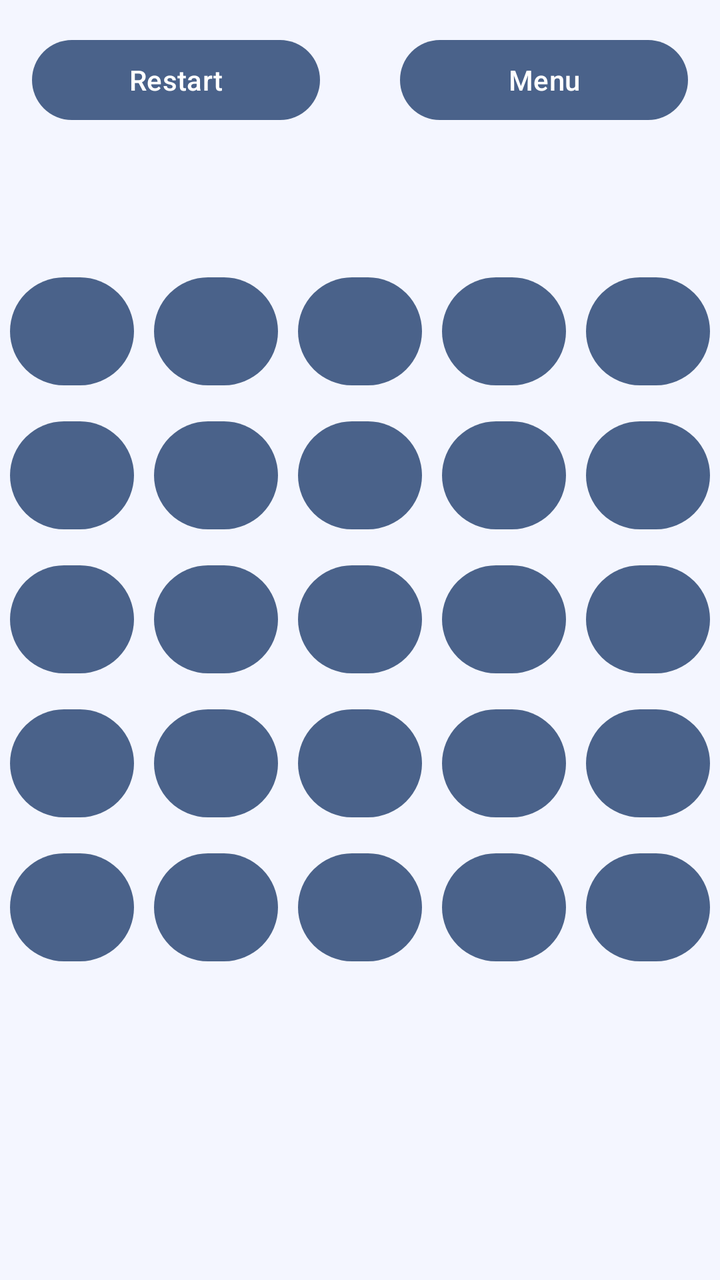
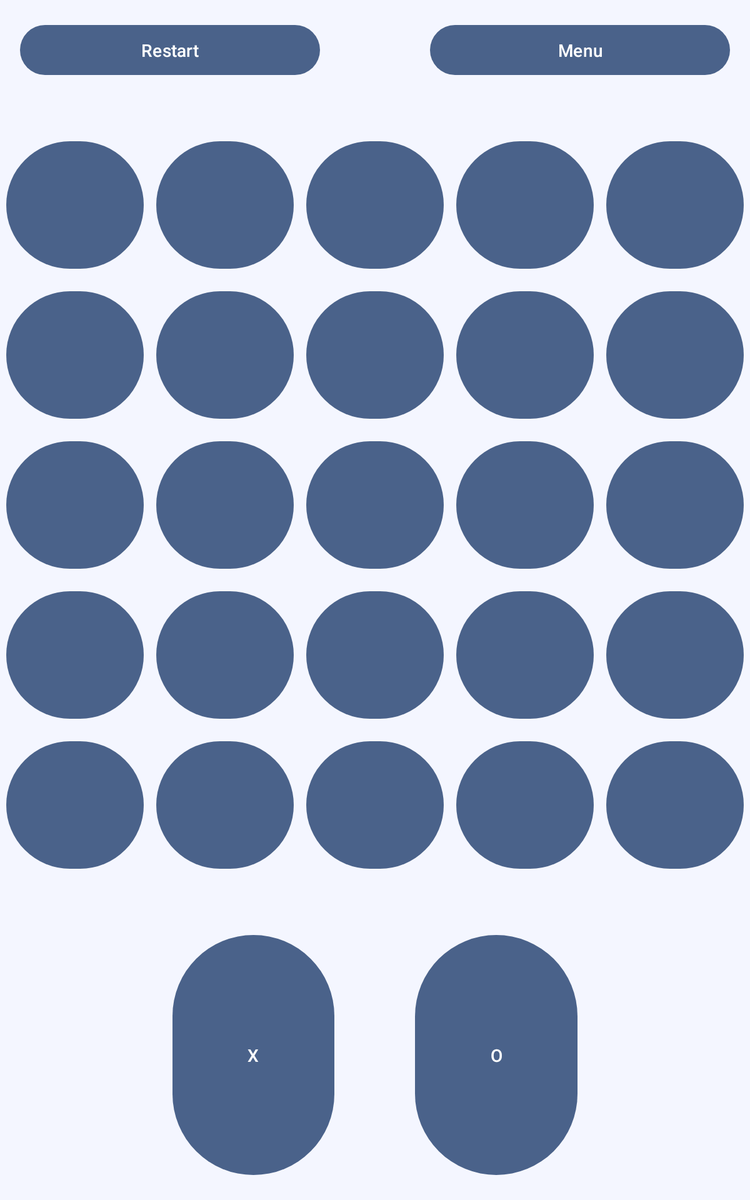

Two renders of one Android screen. The first uses the default layout on a phone; the second uses the alternative layout the repository ships for a different screen configuration, on a matching device. The two XML files are below.
<!-- AndroidManifest.xml: application theme Theme.Tictactwo -->
<!-- res/layout/activity_main.xml -->
<?xml version="1.0" encoding="utf-8"?>
<androidx.constraintlayout.widget.ConstraintLayout xmlns:android="http://schemas.android.com/apk/res/android"
    xmlns:app="http://schemas.android.com/apk/res-auto"
    xmlns:tools="http://schemas.android.com/tools"
    android:id="@+id/main"
    android:layout_width="match_parent"
    android:layout_height="match_parent"
    tools:context=".MainActivity">

    <Button
        android:id="@+id/restartButton"
        android:layout_width="0dp"
        android:layout_height="wrap_content"
        android:text="Restart"
        app:layout_constraintWidth_percent="0.4"
        app:layout_constraintTop_toTopOf="parent"
        app:layout_constraintStart_toStartOf="parent"
        android:layout_margin="16dp" />

    <Button
        android:id="@+id/menuButton"
        android:layout_width="0dp"
        android:layout_height="wrap_content"
        android:text="Menu"
        app:layout_constraintWidth_percent="0.4"
        app:layout_constraintTop_toTopOf="parent"
        app:layout_constraintEnd_toEndOf="parent"
        android:layout_margin="16dp"/>

    <GridLayout
        android:id="@+id/gridLayout"
        android:layout_width="0dp"
        android:layout_height="0dp"
        android:rowCount="5"
        android:columnCount="5"
        app:layout_constraintDimensionRatio="1:1"
        app:layout_constraintTop_toBottomOf="@+id/restartButton"
        app:layout_constraintStart_toStartOf="parent"
        app:layout_constraintEnd_toEndOf="parent"
        app:layout_constraintBottom_toTopOf="@+id/iconContainer"
        android:layout_marginTop="16dp"
        android:layout_marginBottom="16dp">

        
        <Button
            android:id="@+id/game_button1"
            android:layout_width="0dp"
            android:layout_height="0dp"
            android:layout_row="0"
            android:layout_rowWeight="1"
            android:layout_column="0"
            android:layout_gravity="fill"
            android:layout_margin="5dp"
            android:tag="1"
            android:text="" />

        <Button
            android:id="@+id/game_button2"
            android:layout_width="0dp"
            android:layout_height="0dp"
            android:layout_row="0"
            android:layout_rowWeight="1"
            android:layout_column="1"
            android:layout_columnWeight="1"
            android:layout_gravity="fill"
            android:layout_margin="5dp"
            android:tag="2"
            android:text="" />

        <Button
            android:id="@+id/game_button3"
            android:layout_width="0dp"
            android:layout_height="0dp"
            android:layout_row="0"
            android:layout_rowWeight="1"
            android:layout_column="2"
            android:layout_columnWeight="1"
            android:layout_gravity="fill"
            android:layout_margin="5dp"
            android:tag="3"
            android:text="" />

        <Button
            android:id="@+id/game_button4"
            android:layout_width="0dp"
            android:layout_height="0dp"
            android:layout_row="0"
            android:layout_rowWeight="1"
            android:layout_column="3"
            android:layout_columnWeight="1"
            android:layout_gravity="fill"
            android:layout_margin="5dp"
            android:tag="4"
            android:text="" />

        <Button
            android:id="@+id/game_button5"
            android:layout_width="0dp"
            android:layout_height="0dp"
            android:layout_row="0"
            android:layout_rowWeight="1"
            android:layout_column="4"
            android:layout_columnWeight="1"
            android:layout_gravity="fill"
            android:layout_margin="5dp"
            android:tag="5"
            android:text="" />

        
        <Button
            android:id="@+id/game_button6"
            android:layout_width="0dp"
            android:layout_height="0dp"
            android:layout_row="1"
            android:layout_rowWeight="1"
            android:layout_column="0"
            android:layout_columnWeight="1"
            android:layout_gravity="fill"
            android:layout_margin="5dp"
            android:tag="6"
            android:text="" />

        <Button
            android:id="@+id/game_button7"
            android:layout_width="0dp"
            android:layout_height="0dp"
            android:layout_row="1"
            android:layout_rowWeight="1"
            android:layout_column="1"
            android:layout_columnWeight="1"
            android:layout_gravity="fill"
            android:layout_margin="5dp"
            android:tag="7"
            android:text="" />

        <Button
            android:id="@+id/game_button8"
            android:layout_width="0dp"
            android:layout_height="0dp"
            android:layout_row="1"
            android:layout_rowWeight="1"
            android:layout_column="2"
            android:layout_columnWeight="1"
            android:layout_gravity="fill"
            android:layout_margin="5dp"
            android:tag="8"
            android:text="" />

        <Button
            android:id="@+id/game_button9"
            android:layout_width="0dp"
            android:layout_height="0dp"
            android:layout_row="1"
            android:layout_rowWeight="1"
            android:layout_column="3"
            android:layout_columnWeight="1"
            android:layout_gravity="fill"
            android:layout_margin="5dp"
            android:tag="9"
            android:text="" />

        <Button
            android:id="@+id/game_button10"
            android:layout_width="0dp"
            android:layout_height="0dp"
            android:layout_row="1"
            android:layout_rowWeight="1"
            android:layout_column="4"
            android:layout_columnWeight="1"
            android:layout_gravity="fill"
            android:layout_margin="5dp"
            android:tag="10"
            android:text="" />

        
        <Button
            android:id="@+id/game_button11"
            android:layout_width="0dp"
            android:layout_height="0dp"
            android:layout_row="2"
            android:layout_rowWeight="1"
            android:layout_column="0"
            android:layout_columnWeight="1"
            android:layout_gravity="fill"
            android:layout_margin="5dp"
            android:tag="11"
            android:text="" />

        <Button
            android:id="@+id/game_button12"
            android:layout_width="0dp"
            android:layout_height="0dp"
            android:layout_row="2"
            android:layout_rowWeight="1"
            android:layout_column="1"
            android:layout_columnWeight="1"
            android:layout_gravity="fill"
            android:layout_margin="5dp"
            android:tag="12"
            android:text="" />

        <Button
            android:id="@+id/game_button13"
            android:layout_width="0dp"
            android:layout_height="0dp"
            android:layout_row="2"
            android:layout_rowWeight="1"
            android:layout_column="2"
            android:layout_columnWeight="1"
            android:layout_gravity="fill"
            android:layout_margin="5dp"
            android:tag="13"
            android:text="" />

        <Button
            android:id="@+id/game_button14"
            android:layout_width="0dp"
            android:layout_height="0dp"
            android:layout_row="2"
            android:layout_rowWeight="1"
            android:layout_column="3"
            android:layout_columnWeight="1"
            android:layout_gravity="fill"
            android:layout_margin="5dp"
            android:tag="14"
            android:text="" />

        <Button
            android:id="@+id/game_button15"
            android:layout_width="0dp"
            android:layout_height="0dp"
            android:layout_row="2"
            android:layout_rowWeight="1"
            android:layout_column="4"
            android:layout_columnWeight="1"
            android:layout_gravity="fill"
            android:layout_margin="5dp"
            android:tag="15"
            android:text="" />

        
        <Button
            android:id="@+id/game_button16"
            android:layout_width="0dp"
            android:layout_height="0dp"
            android:layout_row="3"
            android:layout_rowWeight="1"
            android:layout_column="0"
            android:layout_columnWeight="1"
            android:layout_gravity="fill"
            android:layout_margin="5dp"
            android:tag="16"
            android:text="" />

        <Button
            android:id="@+id/game_button17"
            android:layout_width="0dp"
            android:layout_height="0dp"
            android:layout_row="3"
            android:layout_rowWeight="1"
            android:layout_column="1"
            android:layout_columnWeight="1"
            android:layout_gravity="fill"
            android:layout_margin="5dp"
            android:tag="17"
            android:text="" />

        <Button
            android:id="@+id/game_button18"
            android:layout_width="0dp"
            android:layout_height="0dp"
            android:layout_row="3"
            android:layout_rowWeight="1"
            android:layout_column="2"
            android:layout_columnWeight="1"
            android:layout_gravity="fill"
            android:layout_margin="5dp"
            android:tag="18"
            android:text="" />

        <Button
            android:id="@+id/game_button19"
            android:layout_width="0dp"
            android:layout_height="0dp"
            android:layout_row="3"
            android:layout_rowWeight="1"
            android:layout_column="3"
            android:layout_columnWeight="1"
            android:layout_gravity="fill"
            android:layout_margin="5dp"
            android:tag="19"
            android:text="" />

        <Button
            android:id="@+id/game_button20"
            android:layout_width="0dp"
            android:layout_height="0dp"
            android:layout_row="3"
            android:layout_rowWeight="1"
            android:layout_column="4"
            android:layout_columnWeight="1"
            android:layout_gravity="fill"
            android:layout_margin="5dp"
            android:tag="20"
            android:text="" />

        
        <Button
            android:id="@+id/game_button21"
            android:layout_width="0dp"
            android:layout_height="0dp"
            android:layout_row="4"
            android:layout_rowWeight="1"
            android:layout_column="0"
            android:layout_columnWeight="1"
            android:layout_gravity="fill"
            android:layout_margin="5dp"
            android:tag="21"
            android:text="" />

        <Button
            android:id="@+id/game_button22"
            android:layout_width="0dp"
            android:layout_height="0dp"
            android:layout_row="4"
            android:layout_rowWeight="1"
            android:layout_column="1"
            android:layout_columnWeight="1"
            android:layout_gravity="fill"
            android:layout_margin="5dp"
            android:tag="22"
            android:text="" />

        <Button
            android:id="@+id/game_button23"
            android:layout_width="0dp"
            android:layout_height="0dp"
            android:layout_row="4"
            android:layout_rowWeight="1"
            android:layout_column="2"
            android:layout_columnWeight="1"
            android:layout_gravity="fill"
            android:layout_margin="5dp"
            android:tag="23"
            android:text="" />

        <Button
            android:id="@+id/game_button24"
            android:layout_width="0dp"
            android:layout_height="0dp"
            android:layout_row="4"
            android:layout_rowWeight="1"
            android:layout_column="3"
            android:layout_columnWeight="1"
            android:layout_gravity="fill"
            android:layout_margin="5dp"
            android:tag="24"
            android:text="" />

        <Button
            android:id="@+id/game_button25"
            android:layout_width="0dp"
            android:layout_height="0dp"
            android:layout_row="4"
            android:layout_rowWeight="1"
            android:layout_column="4"
            android:layout_columnWeight="1"
            android:layout_gravity="fill"
            android:layout_margin="5dp"
            android:tag="25"
            android:text="" />


    </GridLayout>

    <LinearLayout
        android:id="@+id/iconContainer"
        android:layout_width="324dp"
        android:layout_height="69dp"
        android:layout_marginBottom="16dp"
        android:gravity="center"
        android:orientation="horizontal"
        app:layout_constraintBottom_toBottomOf="parent"
        app:layout_constraintEnd_toEndOf="parent"
        app:layout_constraintStart_toStartOf="parent">

        <ImageView
            android:id="@+id/imageView"
            android:layout_width="0dp"
            android:layout_height="match_parent"
            android:layout_weight="2"
            tools:srcCompat="@tools:sample/avatars" />

        <ImageView
            android:id="@+id/imageView2"
            android:layout_width="0dp"
            android:layout_height="match_parent"
            android:layout_weight="2"
            tools:srcCompat="@tools:sample/avatars" />
    </LinearLayout>


</androidx.constraintlayout.widget.ConstraintLayout>
<!-- resources referenced by this layout -->
<resources>
  <style name="Theme.Tictactwo" parent="Base.Theme.Tictactwo">
          
      </style>
  <style name="Base.Theme.Tictactwo" parent="Theme.Material3.DayNight.NoActionBar">
          <item name="android:windowBackground">@color/colorBackground</item>
          <item name="colorPrimary">@color/colorButton</item>
          <item name="colorOnPrimary">@color/white</item>
          <item name="colorSecondary">@color/colorButtonGrid</item>
          <item name="colorOnSecondary">@color/black</item>
          <item name="android:textColor">@color/colorText</item>
          <item name="android:buttonStyle">@style/MyButton</item>
          <item name="cardViewStyle">@style/MyCardView</item>
          
      </style>
  <color name="colorBackground">#F4F6FF</color>
  <color name="colorButton">#4A628A</color>
  <color name="white">#FFFFFFFF</color>
  <color name="colorButtonGrid">#7AB2D3</color>
  <color name="black">#FF000000</color>
  <color name="colorText">#4A628A</color>
  <style name="MyButton">
          <item name="android:background">@color/colorButton</item>
          <item name="android:textColor">@color/colorText</item>
      </style>
  <style name="MyCardView" parent="Widget.MaterialComponents.CardView">
          <item name="cardBackgroundColor">@color/colorCardBackground</item>
      </style>
  <color name="colorCardBackground">#d3e5f0</color>
</resources>
<!-- res/layout-sw600dp/activity_main.xml (the repository's variant of the layout above) -->
<!-- drawn on a 7-inch tablet held upright -->
<?xml version="1.0" encoding="utf-8"?>
<androidx.constraintlayout.widget.ConstraintLayout xmlns:android="http://schemas.android.com/apk/res/android"
    xmlns:app="http://schemas.android.com/apk/res-auto"
    xmlns:tools="http://schemas.android.com/tools"
    android:id="@+id/main"
    android:layout_width="match_parent"
    android:layout_height="match_parent"
    tools:context=".MainActivity">

    <Button
        android:id="@+id/restartButton"
        android:layout_width="0dp"
        android:layout_height="wrap_content"
        android:text="Restart"
        app:layout_constraintWidth_percent="0.4"
        app:layout_constraintTop_toTopOf="parent"
        app:layout_constraintStart_toStartOf="parent"
        android:layout_margin="16dp" />

    <Button
        android:id="@+id/menuButton"
        android:layout_width="0dp"
        android:layout_height="wrap_content"
        android:text="Menu"
        app:layout_constraintWidth_percent="0.4"
        app:layout_constraintTop_toTopOf="parent"
        app:layout_constraintEnd_toEndOf="parent"
        android:layout_margin="16dp"/>

    <GridLayout
        android:id="@+id/gridLayout"
        android:layout_width="0dp"
        android:layout_height="0dp"
        android:rowCount="5"
        android:columnCount="5"
        app:layout_constraintDimensionRatio="1:1"
        app:layout_constraintTop_toBottomOf="@+id/restartButton"
        app:layout_constraintStart_toStartOf="parent"
        app:layout_constraintEnd_toEndOf="parent"
        app:layout_constraintBottom_toTopOf="@+id/iconContainer"
        android:layout_marginTop="16dp"
        android:layout_marginBottom="16dp">

        
        <Button
            android:id="@+id/game_button1"
            android:layout_width="0dp"
            android:layout_height="0dp"
            android:layout_row="0"
            android:layout_rowWeight="1"
            android:layout_column="0"
            android:layout_gravity="fill"
            android:layout_margin="5dp"
            android:tag="1"
            android:text=""
            />

        <Button
            android:id="@+id/game_button2"
            android:layout_width="0dp"
            android:layout_height="0dp"
            android:layout_row="0"
            android:layout_rowWeight="1"
            android:layout_column="1"
            android:layout_columnWeight="1"
            android:layout_gravity="fill"
            android:layout_margin="5dp"
            android:tag="2"
            android:text="" />

        <Button
            android:id="@+id/game_button3"
            android:layout_width="0dp"
            android:layout_height="0dp"
            android:layout_row="0"
            android:layout_rowWeight="1"
            android:layout_column="2"
            android:layout_columnWeight="1"
            android:layout_gravity="fill"
            android:layout_margin="5dp"
            android:tag="3"
            android:text="" />

        <Button
            android:id="@+id/game_button4"
            android:layout_width="0dp"
            android:layout_height="0dp"
            android:layout_row="0"
            android:layout_rowWeight="1"
            android:layout_column="3"
            android:layout_columnWeight="1"
            android:layout_gravity="fill"
            android:layout_margin="5dp"
            android:tag="4"
            android:text="" />

        <Button
            android:id="@+id/game_button5"
            android:layout_width="0dp"
            android:layout_height="0dp"
            android:layout_row="0"
            android:layout_rowWeight="1"
            android:layout_column="4"
            android:layout_columnWeight="1"
            android:layout_gravity="fill"
            android:layout_margin="5dp"
            android:tag="5"
            android:text="" />

        
        <Button
            android:id="@+id/game_button6"
            android:layout_width="0dp"
            android:layout_height="0dp"
            android:layout_row="1"
            android:layout_rowWeight="1"
            android:layout_column="0"
            android:layout_columnWeight="1"
            android:layout_gravity="fill"
            android:layout_margin="5dp"
            android:tag="6"
            android:text="" />

        <Button
            android:id="@+id/game_button7"
            android:layout_width="0dp"
            android:layout_height="0dp"
            android:layout_row="1"
            android:layout_rowWeight="1"
            android:layout_column="1"
            android:layout_columnWeight="1"
            android:layout_gravity="fill"
            android:layout_margin="5dp"
            android:tag="7"
            android:text="" />

        <Button
            android:id="@+id/game_button8"
            android:layout_width="0dp"
            android:layout_height="0dp"
            android:layout_row="1"
            android:layout_rowWeight="1"
            android:layout_column="2"
            android:layout_columnWeight="1"
            android:layout_gravity="fill"
            android:layout_margin="5dp"
            android:tag="8"
            android:text="" />

        <Button
            android:id="@+id/game_button9"
            android:layout_width="0dp"
            android:layout_height="0dp"
            android:layout_row="1"
            android:layout_rowWeight="1"
            android:layout_column="3"
            android:layout_columnWeight="1"
            android:layout_gravity="fill"
            android:layout_margin="5dp"
            android:tag="9"
            android:text="" />

        <Button
            android:id="@+id/game_button10"
            android:layout_width="0dp"
            android:layout_height="0dp"
            android:layout_row="1"
            android:layout_rowWeight="1"
            android:layout_column="4"
            android:layout_columnWeight="1"
            android:layout_gravity="fill"
            android:layout_margin="5dp"
            android:tag="10"
            android:text="" />

        
        <Button
            android:id="@+id/game_button11"
            android:layout_width="0dp"
            android:layout_height="0dp"
            android:layout_row="2"
            android:layout_rowWeight="1"
            android:layout_column="0"
            android:layout_columnWeight="1"
            android:layout_gravity="fill"
            android:layout_margin="5dp"
            android:tag="11"
            android:text="" />

        <Button
            android:id="@+id/game_button12"
            android:layout_width="0dp"
            android:layout_height="0dp"
            android:layout_row="2"
            android:layout_rowWeight="1"
            android:layout_column="1"
            android:layout_columnWeight="1"
            android:layout_gravity="fill"
            android:layout_margin="5dp"
            android:tag="12"
            android:text="" />

        <Button
            android:id="@+id/game_button13"
            android:layout_width="0dp"
            android:layout_height="0dp"
            android:layout_row="2"
            android:layout_rowWeight="1"
            android:layout_column="2"
            android:layout_columnWeight="1"
            android:layout_gravity="fill"
            android:layout_margin="5dp"
            android:tag="13"
            android:text="" />

        <Button
            android:id="@+id/game_button14"
            android:layout_width="0dp"
            android:layout_height="0dp"
            android:layout_row="2"
            android:layout_rowWeight="1"
            android:layout_column="3"
            android:layout_columnWeight="1"
            android:layout_gravity="fill"
            android:layout_margin="5dp"
            android:tag="14"
            android:text="" />

        <Button
            android:id="@+id/game_button15"
            android:layout_width="0dp"
            android:layout_height="0dp"
            android:layout_row="2"
            android:layout_rowWeight="1"
            android:layout_column="4"
            android:layout_columnWeight="1"
            android:layout_gravity="fill"
            android:layout_margin="5dp"
            android:tag="15"
            android:text="" />

        
        <Button
            android:id="@+id/game_button16"
            android:layout_width="0dp"
            android:layout_height="0dp"
            android:layout_row="3"
            android:layout_rowWeight="1"
            android:layout_column="0"
            android:layout_columnWeight="1"
            android:layout_gravity="fill"
            android:layout_margin="5dp"
            android:tag="16"
            android:text="" />

        <Button
            android:id="@+id/game_button17"
            android:layout_width="0dp"
            android:layout_height="0dp"
            android:layout_row="3"
            android:layout_rowWeight="1"
            android:layout_column="1"
            android:layout_columnWeight="1"
            android:layout_gravity="fill"
            android:layout_margin="5dp"
            android:tag="17"
            android:text="" />

        <Button
            android:id="@+id/game_button18"
            android:layout_width="0dp"
            android:layout_height="0dp"
            android:layout_row="3"
            android:layout_rowWeight="1"
            android:layout_column="2"
            android:layout_columnWeight="1"
            android:layout_gravity="fill"
            android:layout_margin="5dp"
            android:tag="18"
            android:text="" />

        <Button
            android:id="@+id/game_button19"
            android:layout_width="0dp"
            android:layout_height="0dp"
            android:layout_row="3"
            android:layout_rowWeight="1"
            android:layout_column="3"
            android:layout_columnWeight="1"
            android:layout_gravity="fill"
            android:layout_margin="5dp"
            android:tag="19"
            android:text="" />

        <Button
            android:id="@+id/game_button20"
            android:layout_width="0dp"
            android:layout_height="0dp"
            android:layout_row="3"
            android:layout_rowWeight="1"
            android:layout_column="4"
            android:layout_columnWeight="1"
            android:layout_gravity="fill"
            android:layout_margin="5dp"
            android:tag="20"
            android:text="" />

        
        <Button
            android:id="@+id/game_button21"
            android:layout_width="0dp"
            android:layout_height="0dp"
            android:layout_row="4"
            android:layout_rowWeight="1"
            android:layout_column="0"
            android:layout_columnWeight="1"
            android:layout_gravity="fill"
            android:layout_margin="5dp"
            android:tag="21"
            android:text="" />

        <Button
            android:id="@+id/game_button22"
            android:layout_width="0dp"
            android:layout_height="0dp"
            android:layout_row="4"
            android:layout_rowWeight="1"
            android:layout_column="1"
            android:layout_columnWeight="1"
            android:layout_gravity="fill"
            android:layout_margin="5dp"
            android:tag="22"
            android:text="" />

        <Button
            android:id="@+id/game_button23"
            android:layout_width="0dp"
            android:layout_height="0dp"
            android:layout_row="4"
            android:layout_rowWeight="1"
            android:layout_column="2"
            android:layout_columnWeight="1"
            android:layout_gravity="fill"
            android:layout_margin="5dp"
            android:tag="23"
            android:text="" />

        <Button
            android:id="@+id/game_button24"
            android:layout_width="0dp"
            android:layout_height="0dp"
            android:layout_row="4"
            android:layout_rowWeight="1"
            android:layout_column="3"
            android:layout_columnWeight="1"
            android:layout_gravity="fill"
            android:layout_margin="5dp"
            android:tag="24"
            android:text="" />

        <Button
            android:id="@+id/game_button25"
            android:layout_width="0dp"
            android:layout_height="0dp"
            android:layout_row="4"
            android:layout_rowWeight="1"
            android:layout_column="4"
            android:layout_columnWeight="1"
            android:layout_gravity="fill"
            android:layout_margin="5dp"
            android:tag="25"
            android:text="" />


    </GridLayout>

    <LinearLayout
        android:id="@+id/iconContainer"
        android:layout_width="324dp"
        android:layout_height="200dp"
        android:layout_marginBottom="16dp"
        android:gravity="center"
        android:orientation="horizontal"
        app:layout_constraintBottom_toBottomOf="parent"
        app:layout_constraintEnd_toEndOf="parent"
        app:layout_constraintStart_toStartOf="parent">

        <Button
            android:id="@+id/x_button"
            android:layout_width="0dp"
            android:layout_height="match_parent"
            android:layout_weight="2"
            android:text="X"
            android:padding="16dp" />

        <Space
            android:layout_width="wrap_content"
            android:layout_height="0dp"
            android:layout_weight="1" />

        <Button
            android:id="@+id/o_button"
            android:layout_width="0dp"
            android:layout_height="match_parent"
            android:layout_weight="2"
            android:text="O"
            android:padding="16dp" />

    </LinearLayout>


</androidx.constraintlayout.widget.ConstraintLayout>
